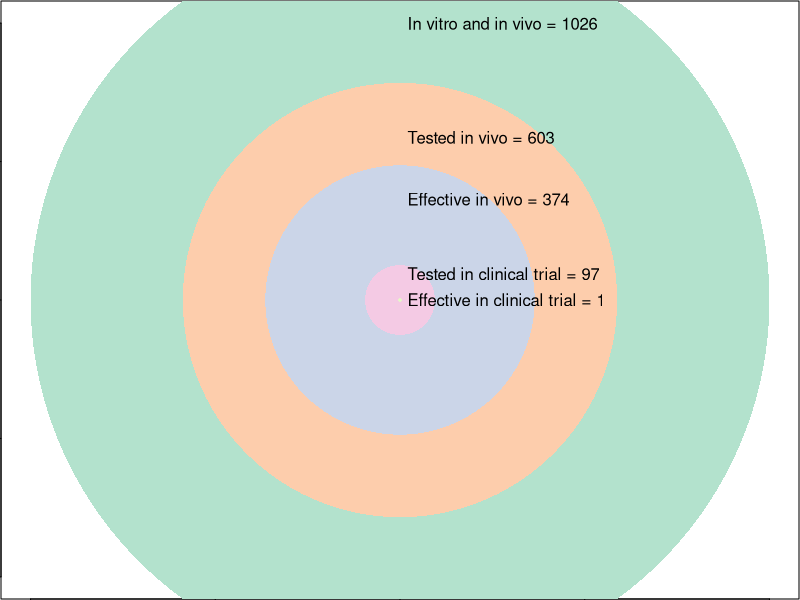
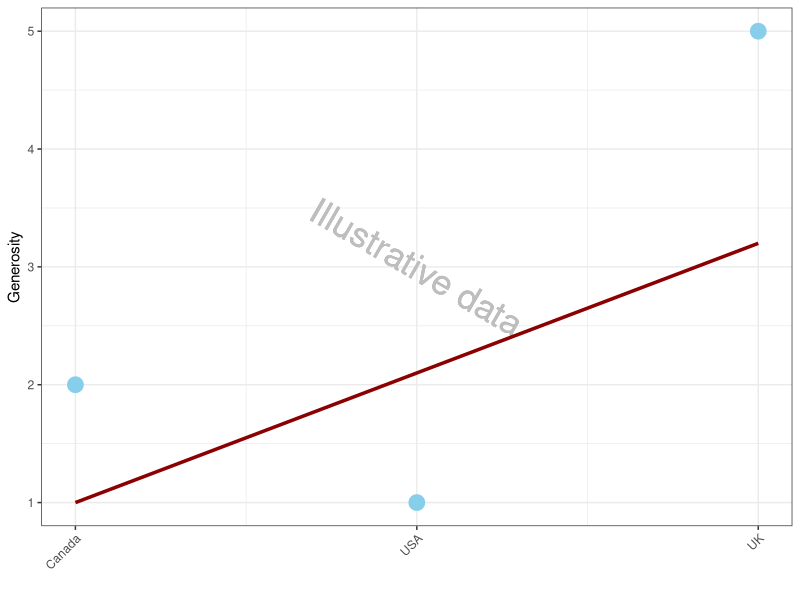
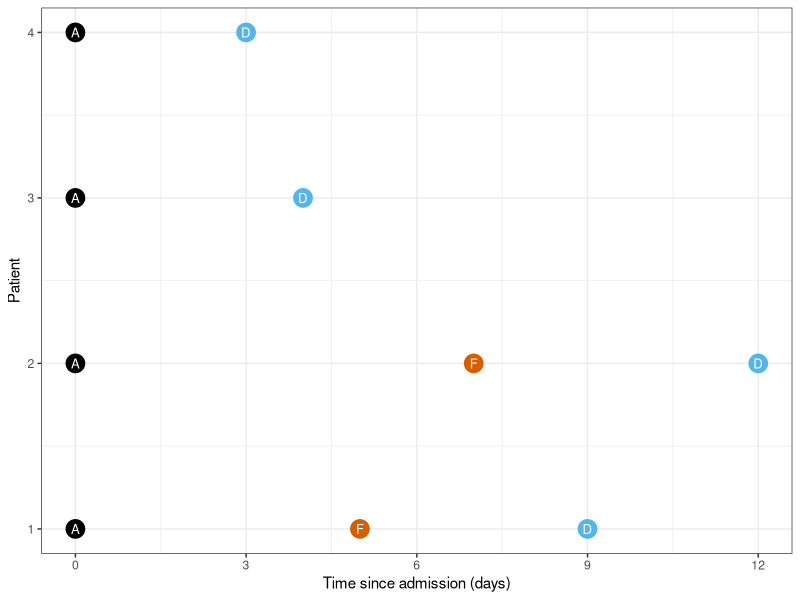

R code for these plots, in order:
## ---- chunk 1
knitr::opts_chunk$set(echo = FALSE, warning=FALSE, message=FALSE, error=FALSE, comment='', dpi=400, fig.align='center')
options(htmltools.dir.version = FALSE)
library(ggplot2)
cbbPalette <- c("#000000", "#E69F00", "#56B4E9", "#009E73", "#F0E442", "#0072B2", "#D55E00", "#CC79A7")
library(dplyr)
## ---- chunk 2
knitr::include_graphics("https://www.bmj.com/content/bmj/351/bmj.h4992/F1.large.jpg")
## ---- chunk 3
knitr::include_graphics("https://raw.githubusercontent.com/agbarnett/talks/master/waste/figures/wasteFive.jpg")
## ---- chunk 4
knitr::include_graphics("https://raw.githubusercontent.com/agbarnett/talks/master/waste/figures/news_story1.png")
## ---- chunk 5
knitr::include_graphics("https://raw.githubusercontent.com/agbarnett/talks/master/waste/figures/news_story2.png")
## ---- chunk 6
library(shape)
library(RColorBrewer)
myCol <- brewer.pal(5, "Pastel2")
jpeg('figures/Macleod_Venn.jpg', width=5, height=5, units='in', res=300, quality = 100)
par(mai=rep(0.01,4))
plot(-1:1, -1:1, type='n', xlab='', ylab='')
shape::plotcircle(mid=c(0,0), r=1, col=myCol[1], lcol=NA) # 1026
shape::plotcircle(mid=c(0,0), r=603/1026, col=myCol[2], lcol=NA) # 603
shape::plotcircle(mid=c(0,0), r=374/1026, col=myCol[3], lcol=NA) # 374
shape::plotcircle(mid=c(0,0), r=97/1026, col=myCol[4], lcol=NA) # 97
shape::plotcircle(mid=c(0,0), r=5/1026, col=myCol[5], lcol=NA) # 1 (had to change radius to 5 because invisible)
text(0.02, 1, 'In vitro and in vivo = 1026', adj=0)
text(0.02, 603/1026, 'Tested in vivo = 603', adj=0)
text(0.02, 374/1026, 'Effective in vivo = 374', adj=0)
text(0.02, 97/1026, 'Tested in clinical trial = 97', adj=0)
text(0.02, 1/1026, 'Effective in clinical trial = 1', adj=0)
invisible(dev.off())
## ---- chunk 7
knitr::include_graphics("https://raw.githubusercontent.com/agbarnett/talks/master/waste/figures/Macleod_Venn.jpg")
## ---- chunk 8
knitr::include_graphics("https://raw.githubusercontent.com/agbarnett/talks/master/AIMOS/figures/justsayinmice.png")
## ---- chunk 9
knitr::include_graphics("https://bmjopen.bmj.com/content/bmjopen/7/3/e012212/F5.large.jpg")
## ---- chunk 10
knitr::include_graphics("https://www.bmj.com/content/bmj/344/bmj.d7292/F2.large.jpg")
## ---- chunk 11
# example plot of categories versus linear
example = data.frame(country = 1:3, category = c(2, 1, 5), linear=c(1,2.1,3.2)) 
gplot = ggplot(data=example, aes(x=country, y=category))+
  geom_text(aes(x=2, y=3, label='Illustrative data'), col='grey', angle=-30, size=9)+
  geom_point(size=5, colour='sky blue')+
  geom_line(aes(x=country, y=linear), size=1.2, colour='dark red')+
  scale_x_continuous(breaks=1:3, labels=c('Canada','USA','UK'))+
  xlab('')+
  ylab('Generosity')+
  theme_bw()+
  theme(axis.text.x = element_text(angle=45, hjust = 1))
jpeg('figures/religious.jpg', width=5, height=2.2, units='in', res=400, quality = 100)
print(gplot)
invisible(dev.off())
## ---- chunk 12
knitr::include_graphics("https://raw.githubusercontent.com/agbarnett/talks/master/waste/figures/religious.jpg")
## ---- chunk 13
knitr::include_graphics("https://raw.githubusercontent.com/agbarnett/talks/master/waste/figures/Grayson1.jpg")
## ---- chunk 14
knitr::include_graphics("https://raw.githubusercontent.com/agbarnett/talks/master/waste/figures/Grayson2.jpg")
## ---- chunk 15
p1 = data.frame(patient=1, times=c(0,5,9), event=0:2)
p2 = data.frame(patient=2, times=c(0,7,12), event=0:2)
p3 = data.frame(patient=3, times=c(0,4), event=c(0,2))
p4 = data.frame(patient=4, times=c(0,3), event=c(0,2))
times = bind_rows(p1, p2, p3, p4)
time.plot = ggplot(data=times, aes(y=patient, x=times, shape=factor(event), color=factor(event)))+
  geom_point(pch=19, size=6, show.legend = FALSE)+
  geom_point(size=3, col='white', show.legend = FALSE)+
  scale_x_continuous(breaks=c(0,3,6,9,12))+
  xlab('Time since admission (days)')+
  ylab('Patient')+
  scale_shape_manual('Event', values=c('A','F','D'))+
  scale_color_manual('Event', values=cbbPalette[c(1,7,3)])+
  theme(plot.margin=unit(c(1,1,1,1),"mm"), legend.position = 'none')+
  theme_bw()
jpeg('figures/patient_times.jpg', width=5, height=2.5, units='in', res=300, quality = 100)
print(time.plot)
invisible(dev.off())
## ---- chunk 16
knitr::include_graphics("https://raw.githubusercontent.com/agbarnett/talks/master/waste/figures/patient_times.jpg")
## ---- chunk 17
knitr::include_graphics("https://raw.githubusercontent.com/agbarnett/talks/master/waste/figures/black_box.jpg")
## ---- chunk 18
knitr::include_graphics("https://raw.githubusercontent.com/agbarnett/talks/master/waste/figures/dichotomania.jpg")
## ---- chunk 19
knitr::include_graphics("https://raw.githubusercontent.com/agbarnett/talks/master/AIMOS/figures/cakes.jpg")
## ---- chunk 20
knitr::include_graphics("https://raw.githubusercontent.com/agbarnett/talks/master/waste/figures/BarnettAppendixFig2.jpg")
## ---- chunk 21
knitr::include_graphics("https://raw.githubusercontent.com/agbarnett/talks/master/AIMOS/figures/SwannTweet1.jpg")
## ---- chunk 22
knitr::include_graphics("https://raw.githubusercontent.com/agbarnett/talks/master/AIMOS/figures/SwannTweet2.jpg")
## ---- chunk 23
knitr::include_graphics("https://raw.githubusercontent.com/agbarnett/talks/master/waste/figures/bushfire_suppression.png")
## ---- chunk 24
knitr::include_graphics("https://www.amstat.org/images/ASAImages/news/Georgiou.jpg")
## ---- chunk 25
knitr::include_graphics("https://www.college-de-france.fr/media/programme-pause/UPL7601742412184807040_logo_PAUSE_pages.jpg")
## ---- chunk 26
knitr::include_graphics("https://www.penguin.co.uk/content/dam/prh/books/294/294857/9780241398630.jpg.transform/PRHDesktopWide_small/image.jpg")
## ---- chunk 27
knitr::include_graphics("http://www.bca.edu.au/images/bannerlarge1.3.gif")
## ---- chunk 28
knitr::include_graphics("https://raw.githubusercontent.com/agbarnett/talks/master/waste/figures/AIMOS.jpg")
## ---- chunk 29
knitr::include_graphics("https://upload.wikimedia.org/wikipedia/commons/1/12/Doug_altman.jpeg")
